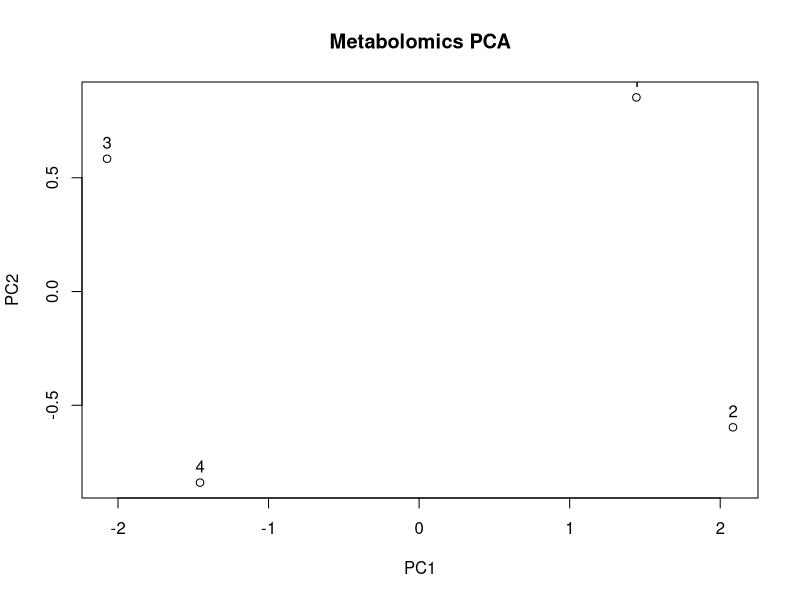

The R script that drew this image:
#!/usr/bin/env Rscript

# Lichenomics metabolomics statistics
# Input:
#   docs/metabolomics/example_feature_table.csv
#   docs/metabolomics/example_metadata.tsv
#
# Output:
#   results/metabolomics/

suppressPackageStartupMessages({
  library(tidyverse)
  library(vegan)
})

dir.create("results/metabolomics", recursive = TRUE, showWarnings = FALSE)

feature_table <- read.csv("docs/metabolomics/example_feature_table.csv",
                          check.names = FALSE)

metadata <- read.delim("docs/metabolomics/example_metadata.tsv")

feature_matrix <- feature_table %>%
  column_to_rownames("feature_id") %>%
  t() %>%
  as.data.frame()

feature_matrix$sample_id <- rownames(feature_matrix)

data <- metadata %>%
  inner_join(feature_matrix, by = "sample_id")

numeric_features <- data %>%
  select(where(is.numeric))

# PCA
pca <- prcomp(numeric_features, scale. = TRUE)

pca_scores <- as.data.frame(pca$x) %>%
  rownames_to_column("sample_id") %>%
  left_join(metadata, by = "sample_id")

write.csv(pca_scores,
          "results/metabolomics/pca_scores.csv",
          row.names = FALSE)

pdf("results/metabolomics/PCA_metabolomics.pdf")
plot(pca_scores$PC1, pca_scores$PC2,
     xlab = "PC1",
     ylab = "PC2",
     main = "Metabolomics PCA")
text(pca_scores$PC1, pca_scores$PC2,
     labels = pca_scores$sample_id,
     pos = 3)
dev.off()

# Bray-Curtis distance
bray <- vegdist(numeric_features, method = "bray")

# PERMANOVA
if ("chemotype" %in% colnames(metadata)) {
  permanova <- adonis2(bray ~ chemotype, data = metadata)
  write.csv(as.data.frame(permanova),
            "results/metabolomics/PERMANOVA_chemotype.csv")
}

# Feature-wise Wilcoxon test
if ("chemotype" %in% colnames(data)) {
  features <- colnames(numeric_features)

  wilcox_results <- map_dfr(features, function(f) {
    test <- wilcox.test(data[[f]] ~ data$chemotype)

    tibble(
      feature_id = f,
      p_value = test$p.value
    )
  }) %>%
    mutate(FDR = p.adjust(p_value, method = "BH")) %>%
    arrange(FDR)

  write.csv(wilcox_results,
            "results/metabolomics/differential_features_wilcoxon.csv",
            row.names = FALSE)
}

message("Metabolomics statistics completed.")
